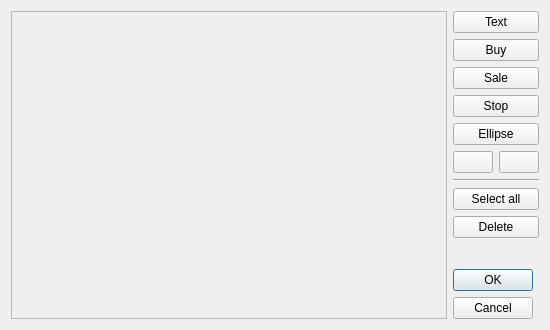
<?xml version="1.0" encoding="UTF-8"?>
<ui version="4.0">
 <class>ScreenshotEditor</class>
 <widget class="QDialog" name="ScreenshotEditor">
  <property name="geometry">
   <rect>
    <x>0</x>
    <y>0</y>
    <width>550</width>
    <height>330</height>
   </rect>
  </property>
  <property name="windowTitle">
   <string>Trade editor</string>
  </property>
  <layout class="QGridLayout" name="gridLayout">
   <item row="0" column="0" rowspan="11">
    <widget class="QScrollArea" name="scrollArea">
     <property name="widgetResizable">
      <bool>true</bool>
     </property>
     <widget class="ScreenshotEditorWidget" name="scrollAreaWidgetContents">
      <property name="geometry">
       <rect>
        <x>0</x>
        <y>0</y>
        <width>449</width>
        <height>310</height>
       </rect>
      </property>
     </widget>
    </widget>
   </item>
   <item row="0" column="1" colspan="2">
    <widget class="QPushButton" name="pushText">
     <property name="text">
      <string>Text</string>
     </property>
     <property name="shortcut">
      <string>T</string>
     </property>
    </widget>
   </item>
   <item row="1" column="1" colspan="2">
    <widget class="QPushButton" name="pushLong">
     <property name="text">
      <string>Buy</string>
     </property>
     <property name="icon">
      <iconset resource="tht.qrc">
       <normaloff>:/images/cursor-buy.png</normaloff>:/images/cursor-buy.png</iconset>
     </property>
     <property name="shortcut">
      <string>B</string>
     </property>
    </widget>
   </item>
   <item row="2" column="1" colspan="2">
    <widget class="QPushButton" name="pushShort">
     <property name="text">
      <string>Sale</string>
     </property>
     <property name="icon">
      <iconset resource="tht.qrc">
       <normaloff>:/images/cursor-sail.png</normaloff>:/images/cursor-sail.png</iconset>
     </property>
     <property name="shortcut">
      <string>S</string>
     </property>
    </widget>
   </item>
   <item row="3" column="1" colspan="2">
    <widget class="QPushButton" name="pushStop">
     <property name="text">
      <string>Stop</string>
     </property>
     <property name="icon">
      <iconset resource="tht.qrc">
       <normaloff>:/images/cursor-stop.png</normaloff>:/images/cursor-stop.png</iconset>
     </property>
     <property name="shortcut">
      <string>P</string>
     </property>
    </widget>
   </item>
   <item row="4" column="1" colspan="2">
    <widget class="QPushButton" name="pushEllipse">
     <property name="text">
      <string>Ellipse</string>
     </property>
     <property name="icon">
      <iconset resource="tht.qrc">
       <normaloff>:/images/ellipse.png</normaloff>:/images/ellipse.png</iconset>
     </property>
     <property name="shortcut">
      <string>E</string>
     </property>
    </widget>
   </item>
   <item row="5" column="1">
    <widget class="QPushButton" name="pushEllipseBorder">
     <property name="toolTip">
      <string>Ellipse border color</string>
     </property>
    </widget>
   </item>
   <item row="5" column="2">
    <widget class="QPushButton" name="pushEllipseFill">
     <property name="toolTip">
      <string>Ellipse fill color</string>
     </property>
    </widget>
   </item>
   <item row="6" column="1" colspan="2">
    <widget class="Line" name="line">
     <property name="orientation">
      <enum>Qt::Horizontal</enum>
     </property>
    </widget>
   </item>
   <item row="7" column="1" colspan="2">
    <widget class="QPushButton" name="pushSelectAll">
     <property name="text">
      <string>Select all</string>
     </property>
    </widget>
   </item>
   <item row="8" column="1" colspan="2">
    <widget class="QPushButton" name="pushDelete">
     <property name="text">
      <string>Delete</string>
     </property>
    </widget>
   </item>
   <item row="9" column="1" colspan="2">
    <spacer name="verticalSpacer">
     <property name="orientation">
      <enum>Qt::Vertical</enum>
     </property>
     <property name="sizeHint" stdset="0">
      <size>
       <width>20</width>
       <height>0</height>
      </size>
     </property>
    </spacer>
   </item>
   <item row="10" column="1" colspan="2">
    <widget class="QDialogButtonBox" name="buttonBox">
     <property name="sizePolicy">
      <sizepolicy hsizetype="Fixed" vsizetype="Maximum">
       <horstretch>0</horstretch>
       <verstretch>0</verstretch>
      </sizepolicy>
     </property>
     <property name="orientation">
      <enum>Qt::Vertical</enum>
     </property>
     <property name="standardButtons">
      <set>QDialogButtonBox::Cancel|QDialogButtonBox::Ok</set>
     </property>
    </widget>
   </item>
  </layout>
 </widget>
 <layoutdefault spacing="6" margin="11"/>
 <customwidgets>
  <customwidget>
   <class>ScreenshotEditorWidget</class>
   <extends>QWidget</extends>
   <header>screenshoteditorwidget.h</header>
   <container>1</container>
  </customwidget>
 </customwidgets>
 <tabstops>
  <tabstop>scrollArea</tabstop>
  <tabstop>pushText</tabstop>
  <tabstop>pushLong</tabstop>
  <tabstop>pushShort</tabstop>
  <tabstop>pushStop</tabstop>
  <tabstop>pushEllipse</tabstop>
  <tabstop>pushEllipseBorder</tabstop>
  <tabstop>pushEllipseFill</tabstop>
  <tabstop>pushSelectAll</tabstop>
  <tabstop>pushDelete</tabstop>
  <tabstop>buttonBox</tabstop>
 </tabstops>
 <resources>
  <include location="tht.qrc"/>
 </resources>
 <connections>
  <connection>
   <sender>buttonBox</sender>
   <signal>accepted()</signal>
   <receiver>ScreenshotEditor</receiver>
   <slot>accept()</slot>
   <hints>
    <hint type="sourcelabel">
     <x>540</x>
     <y>320</y>
    </hint>
    <hint type="destinationlabel">
     <x>534</x>
     <y>245</y>
    </hint>
   </hints>
  </connection>
  <connection>
   <sender>buttonBox</sender>
   <signal>rejected()</signal>
   <receiver>ScreenshotEditor</receiver>
   <slot>reject()</slot>
   <hints>
    <hint type="sourcelabel">
     <x>468</x>
     <y>277</y>
    </hint>
    <hint type="destinationlabel">
     <x>539</x>
     <y>276</y>
    </hint>
   </hints>
  </connection>
  <connection>
   <sender>pushEllipseBorder</sender>
   <signal>clicked()</signal>
   <receiver>ScreenshotEditor</receiver>
   <slot>slotEllipseBorderColor()</slot>
   <hints>
    <hint type="sourcelabel">
     <x>477</x>
     <y>168</y>
    </hint>
    <hint type="destinationlabel">
     <x>601</x>
     <y>165</y>
    </hint>
   </hints>
  </connection>
  <connection>
   <sender>pushEllipseFill</sender>
   <signal>clicked()</signal>
   <receiver>ScreenshotEditor</receiver>
   <slot>slotEllipseFillColor()</slot>
   <hints>
    <hint type="sourcelabel">
     <x>521</x>
     <y>173</y>
    </hint>
    <hint type="destinationlabel">
     <x>585</x>
     <y>174</y>
    </hint>
   </hints>
  </connection>
 </connections>
 <slots>
  <slot>slotEllipseBorderColor()</slot>
  <slot>slotEllipseFillColor()</slot>
 </slots>
</ui>
